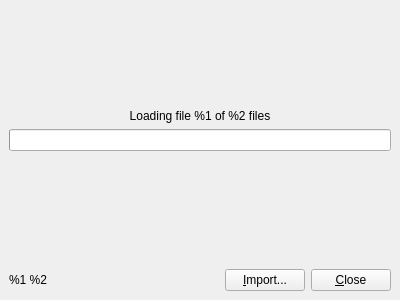
<?xml version="1.0" encoding="UTF-8"?>
<ui version="4.0">
 <class>ProfileInterface</class>
 <widget class="QWidget" name="ProfileInterface">
  <property name="geometry">
   <rect>
    <x>0</x>
    <y>0</y>
    <width>400</width>
    <height>300</height>
   </rect>
  </property>
  <property name="windowTitle">
   <string>Profile Interface</string>
  </property>
  <layout class="QVBoxLayout" name="vlProfileInterface">
   <property name="spacing">
    <number>0</number>
   </property>
   <property name="leftMargin">
    <number>0</number>
   </property>
   <property name="topMargin">
    <number>0</number>
   </property>
   <property name="rightMargin">
    <number>0</number>
   </property>
   <property name="bottomMargin">
    <number>0</number>
   </property>
   <item>
    <widget class="QStackedWidget" name="swProfile">
     <property name="currentIndex">
      <number>0</number>
     </property>
     <widget class="QWidget" name="pageLoading">
      <layout class="QVBoxLayout" name="vlLoadingPage">
       <item>
        <spacer name="vsLoading1">
         <property name="orientation">
          <enum>Qt::Vertical</enum>
         </property>
         <property name="sizeHint" stdset="0">
          <size>
           <width>0</width>
           <height>0</height>
          </size>
         </property>
        </spacer>
       </item>
       <item>
        <widget class="QLabel" name="labProfileLoading">
         <property name="text">
          <string>Loading file %1 of %2 files</string>
         </property>
         <property name="alignment">
          <set>Qt::AlignCenter</set>
         </property>
        </widget>
       </item>
       <item>
        <widget class="QProgressBar" name="pbPictureLoading">
         <property name="value">
          <number>0</number>
         </property>
         <property name="textVisible">
          <bool>false</bool>
         </property>
        </widget>
       </item>
       <item>
        <spacer name="vsLoading2">
         <property name="orientation">
          <enum>Qt::Vertical</enum>
         </property>
         <property name="sizeHint" stdset="0">
          <size>
           <width>0</width>
           <height>0</height>
          </size>
         </property>
        </spacer>
       </item>
      </layout>
     </widget>
     <widget class="QWidget" name="pageProfile">
      <layout class="QVBoxLayout" name="vlProfilePage">
       <property name="leftMargin">
        <number>0</number>
       </property>
       <property name="topMargin">
        <number>0</number>
       </property>
       <property name="rightMargin">
        <number>0</number>
       </property>
       <property name="bottomMargin">
        <number>0</number>
       </property>
       <item>
        <widget class="QScrollArea" name="saProfile">
         <property name="widgetResizable">
          <bool>true</bool>
         </property>
         <widget class="UiModWidget" name="saProfileContent">
          <property name="geometry">
           <rect>
            <x>0</x>
            <y>0</y>
            <width>398</width>
            <height>257</height>
           </rect>
          </property>
          <property name="acceptDrops">
           <bool>true</bool>
          </property>
          <layout class="QVBoxLayout" name="vlProfile">
           <property name="leftMargin">
            <number>0</number>
           </property>
           <property name="topMargin">
            <number>0</number>
           </property>
           <property name="rightMargin">
            <number>0</number>
           </property>
           <property name="bottomMargin">
            <number>0</number>
           </property>
           <item>
            <layout class="QVBoxLayout" name="vlContent">
             <property name="spacing">
              <number>0</number>
             </property>
             <item>
              <layout class="QVBoxLayout" name="vlSavegame"/>
             </item>
             <item>
              <layout class="QVBoxLayout" name="vlSnapmatic"/>
             </item>
            </layout>
           </item>
          </layout>
         </widget>
        </widget>
       </item>
      </layout>
     </widget>
    </widget>
   </item>
   <item>
    <layout class="QHBoxLayout" name="hlButtons">
     <property name="spacing">
      <number>6</number>
     </property>
     <property name="leftMargin">
      <number>9</number>
     </property>
     <property name="topMargin">
      <number>9</number>
     </property>
     <property name="rightMargin">
      <number>9</number>
     </property>
     <property name="bottomMargin">
      <number>9</number>
     </property>
     <item>
      <widget class="QLabel" name="labVersion">
       <property name="text">
        <string>%1 %2</string>
       </property>
      </widget>
     </item>
     <item>
      <spacer name="hsProfile">
       <property name="orientation">
        <enum>Qt::Horizontal</enum>
       </property>
       <property name="sizeHint" stdset="0">
        <size>
         <width>40</width>
         <height>20</height>
        </size>
       </property>
      </spacer>
     </item>
     <item>
      <widget class="QPushButton" name="cmdImport">
       <property name="sizePolicy">
        <sizepolicy hsizetype="Minimum" vsizetype="Minimum">
         <horstretch>0</horstretch>
         <verstretch>0</verstretch>
        </sizepolicy>
       </property>
       <property name="toolTip">
        <string>Import file</string>
       </property>
       <property name="text">
        <string>&amp;Import...</string>
       </property>
       <property name="autoDefault">
        <bool>true</bool>
       </property>
      </widget>
     </item>
     <item>
      <widget class="QPushButton" name="cmdCloseProfile">
       <property name="sizePolicy">
        <sizepolicy hsizetype="Minimum" vsizetype="Minimum">
         <horstretch>0</horstretch>
         <verstretch>0</verstretch>
        </sizepolicy>
       </property>
       <property name="toolTip">
        <string>Close profile</string>
       </property>
       <property name="text">
        <string>&amp;Close</string>
       </property>
       <property name="autoDefault">
        <bool>true</bool>
       </property>
      </widget>
     </item>
    </layout>
   </item>
  </layout>
 </widget>
 <customwidgets>
  <customwidget>
   <class>UiModWidget</class>
   <extends>QWidget</extends>
   <header>UiModWidget.h</header>
   <container>1</container>
   <slots>
    <signal>dropped(QMimeData*)</signal>
   </slots>
  </customwidget>
 </customwidgets>
 <resources/>
 <connections/>
</ui>
